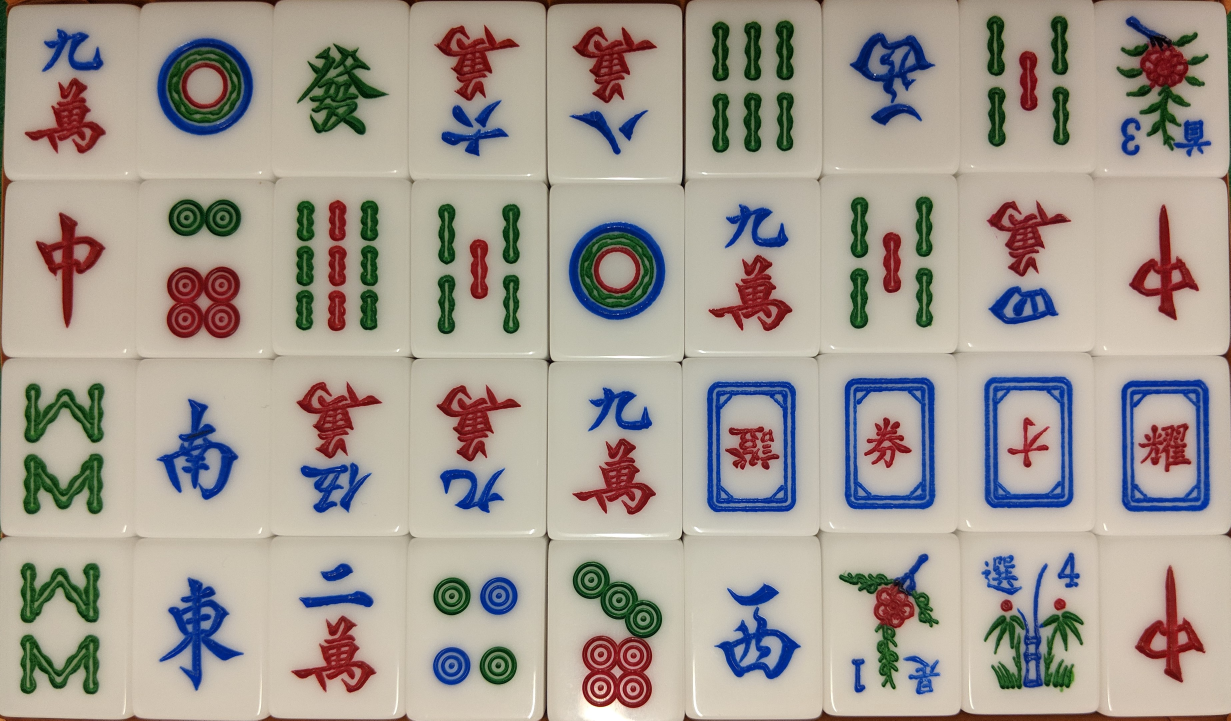
#> input picture dataset/raw-images/1-1.jpg, 3691 x 2161 px (shown at 1/3 size); its folder holds only this picture in this run
$ python -i template_classifier.py   (imports and definitions only)
#> lines starting #> are read from the running program, lines starting #| are printed output that depends on the picture
### ai/tile_set.py
SUITS = ("characters", "dots", "bamboo")
HONORS = ("east", "south", "west", "north", "red", "green", "white")
BONUS = ("spring", "summer", "autumn", "winter")

SUITED_TILES = tuple(f"{suit}-{value}" for suit in SUITS for value in range(1, 10))
HONOR_TILES = tuple(f"honors-{name}" for name in HONORS)
BONUS_TILES = tuple(f"bonus-{name}" for name in BONUS)

PLAYABLE_TILES = SUITED_TILES + HONOR_TILES
TILE_SET = PLAYABLE_TILES + BONUS_TILES

ALIASES = {
    "east": "honors-east",
    "south": "honors-south",
    "west": "honors-west",
    "north": "honors-north",
    "red": "honors-red",
    "green": "honors-green",
    "white": "honors-white",
}

for value in range(1, 10):
    ALIASES[f"m{value}"] = f"characters-{value}"
    ALIASES[f"p{value}"] = f"dots-{value}"
    ALIASES[f"s{value}"] = f"bamboo-{value}"
    ALIASES[f"wan{value}"] = f"characters-{value}"
    ALIASES[f"dot{value}"] = f"dots-{value}"
    ALIASES[f"bam{value}"] = f"bamboo-{value}"


# [41 lines left out: functions canonical_tile, canonical_hand, tile_index, index_tile, not called in this run]

### cv/template_classifier.py
import csv
import os
from collections import defaultdict

import cv2
import numpy as np

from ai.tile_set import canonical_tile


class TemplateTileClassifier:
    def __init__(
        self,
        image_dir="dataset/tiles-resized",
        csv_file="dataset/tiles-data/data.csv",
        calibrated_dir="templates/tiles",
        legacy_calibrated_dir="dataset/quehun-tiles",
        size=(64, 64),
    ):
        self.image_dir = image_dir
        self.csv_file = csv_file
        self.calibrated_dir = calibrated_dir
        self.legacy_calibrated_dir = legacy_calibrated_dir
        self.size = size
        self.prototypes = self._load_prototypes()

    def _preprocess(self, image):
        if image is None:
            raise ValueError("Cannot classify an empty image.")

        gray = cv2.cvtColor(image, cv2.COLOR_BGR2GRAY) if len(image.shape) == 3 else image

        resized = cv2.resize(gray, self.size, interpolation=cv2.INTER_AREA)
        return cv2.equalizeHist(resized).astype(np.float32) / 255.0

    def _load_rows(self):
        with open(self.csv_file, newline="", encoding="utf-8-sig") as f:
            reader = csv.DictReader(f)
            for row in reader:
                filename = row.get("image-name") or row.get("filename") or next(iter(row.values()))
                label = row.get("label-name") or row.get("label")
                yield filename, label

    def _load_calibrated_prototypes(self):
        grouped = defaultdict(list)

        roots = [self.calibrated_dir]
        if self.legacy_calibrated_dir and self.legacy_calibrated_dir not in roots:
            roots.append(self.legacy_calibrated_dir)

        for root in roots:
            if not os.path.isdir(root):
                continue
            for label in os.listdir(root):
                canonical = canonical_tile(label)
                if canonical is None:
                    continue

                tile_dir = os.path.join(root, label)
                if not os.path.isdir(tile_dir):
                    continue

                for filename in os.listdir(tile_dir):
                    if not filename.lower().endswith((".png", ".jpg", ".jpeg", ".bmp")):
                        continue
                    image = cv2.imread(os.path.join(tile_dir, filename))
                    if image is None:
                        continue
                    grouped[canonical].append(self._preprocess(image))

        return {label: images for label, images in grouped.items()}

    def _load_dataset_prototypes(self):
        grouped = defaultdict(list)

        for filename, label in self._load_rows():
            canonical = canonical_tile(label)
            if canonical is None:
                continue

            path = os.path.join(self.image_dir, str(filename))
            image = cv2.imread(path)
            if image is None:
                continue

            grouped[canonical].append(self._preprocess(image))

        if not grouped:
            raise RuntimeError("No usable tile templates were loaded from the dataset.")

        return {label: np.mean(images, axis=0) for label, images in grouped.items()}

    def _load_prototypes(self):
        calibrated = self._load_calibrated_prototypes()
        dataset = self._load_dataset_prototypes()
        if not calibrated:
            return dataset
        merged = dict(dataset)
        merged.update(calibrated)
        return merged

    def classify(self, image):
        sample = self._preprocess(image)
        best_label = None
        best_error = float("inf")

        for label, prototypes in self.prototypes.items():
            if isinstance(prototypes, list):
                errors = [float(np.mean((sample - prototype) ** 2)) for prototype in prototypes]
                error = min(errors)
            else:
                error = float(np.mean((sample - prototypes) ** 2))

            if error < best_error:
                best_error = error
                best_label = label

        confidence = max(0.0, min(1.0, 1.0 - best_error * 8.0))
        return {
            "tile": best_label,
            "confidence": confidence,
            "error": best_error,
        }

>>> import cv2
>>> picture = cv2.imread('../dataset/raw-images/1-1.jpg', cv2.IMREAD_GRAYSCALE)
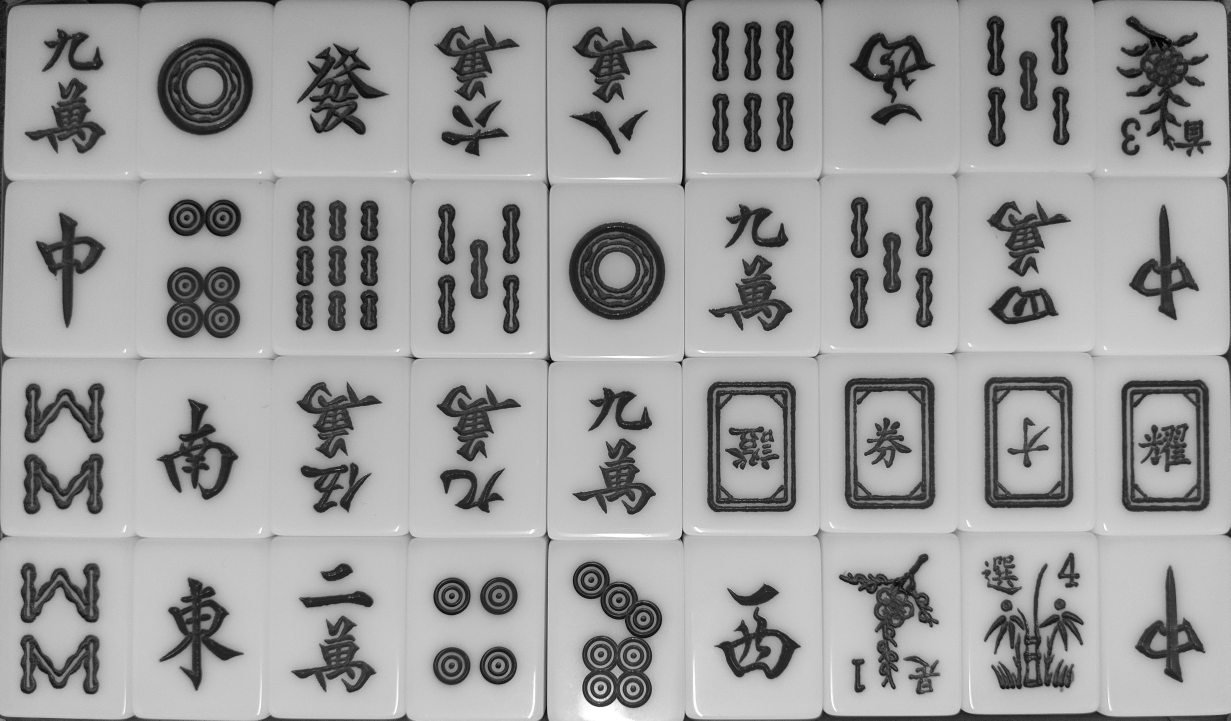
#> picture: shape (2161, 3691) (shown at 1/3 size); min 0, max 255, mean 156.7
>>> result = TemplateTileClassifier().classify(picture)
#> (the run stopped early here; a loop or call above may not have finished)
